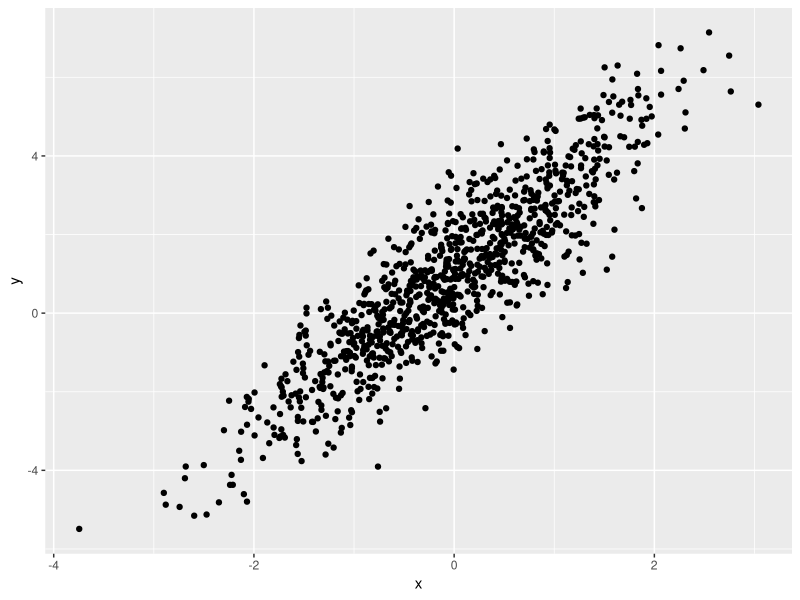

This figure's R source:
## ---- chunk 1
library(tidyverse)
## ---- chunk 2
samp = rnorm(100)
length(samp)
## ---- chunk 3
plot_df = 
  tibble(
   x = rnorm(n = 1000),
    y = 1 + 2 * x + rnorm(1000)
  )
ggplot(plot_df, aes (x = x, y = y)) + geom_point()
